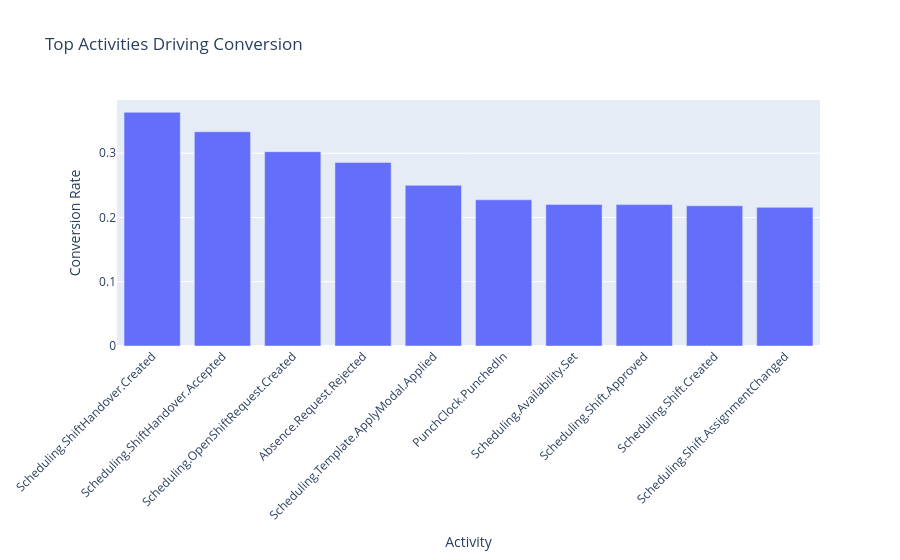

Write notebook code for a chart like this one.
### Code cell
import plotly.express as px

# Get top 10 activities
top_activities = activity_conversion_clean.head(10).reset_index()

# Rename columns for clarity
top_activities.columns = ['activity_name', 'conversion_rate']

# Create interactive bar chart
fig = px.bar(
    top_activities,
    x='activity_name',
    y='conversion_rate',
    title='Top Activities Driving Conversion',
)

# Improve layout
fig.update_layout(
    xaxis_title='Activity',
    yaxis_title='Conversion Rate',
    xaxis_tickangle=-45
)

# Show chart
fig.show()

### Figure 1 — Plotly figure (JSON) as saved in the notebook; plotly's stock layout.template omitted (floating-point values rounded to 4 significant figures)
{"data": [{"hovertemplate": "activity_name=%{x}<br>conversion_rate=%{y}<extra></extra>", "legendgroup": "", "marker": {"color": "#636efa", "pattern": {"shape": ""}}, "name": "", "orientation": "v", "showlegend": false, "textposition": "auto", "type": "bar", "x": ["Scheduling.ShiftHandover.Created", "Scheduling.ShiftHandover.Accepted", "Scheduling.OpenShiftRequest.Created", "Absence.Request.Rejected", "Scheduling.Template.ApplyModal.Applied", "PunchClock.PunchedIn", "Scheduling.Availability.Set", "Scheduling.Shift.Approved", "Scheduling.Shift.Created", "Scheduling.Shift.AssignmentChanged"], "xaxis": "x", "y": [0.3636, 0.3333, 0.3023, 0.2857, 0.25, 0.2275, 0.2203, 0.22, 0.2182, 0.2157], "yaxis": "y"}], "layout": {"barmode": "relative", "legend": {"tracegroupgap": 0}, "title": {"text": "Top Activities Driving Conversion"}, "xaxis": {"anchor": "y", "domain": [0, 1], "tickangle": -45, "title": {"text": "Activity"}}, "yaxis": {"anchor": "x", "domain": [0, 1], "title": {"text": "Conversion Rate"}}}}
